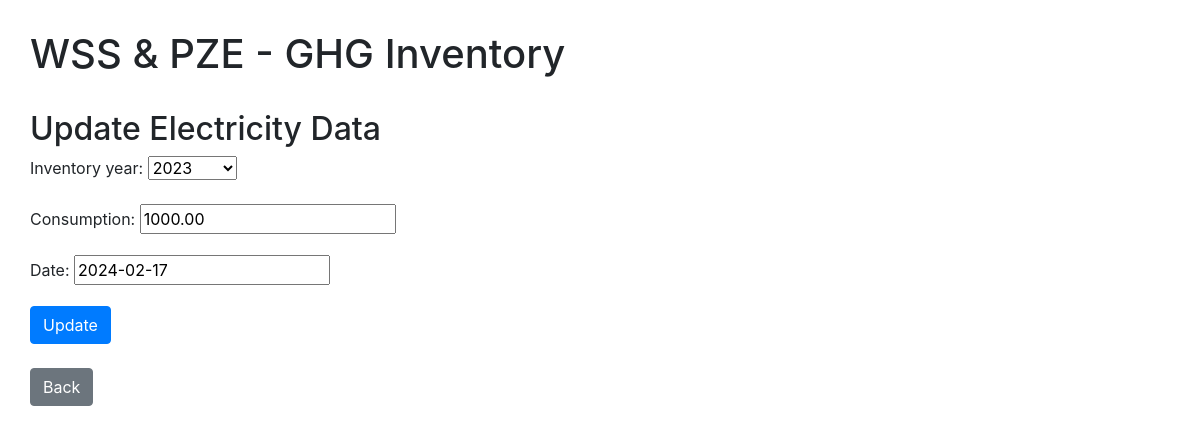
Screenshot of /ghg/scope2/update/1/ with the database file from the repository.
### ghg_inventory/models.py (models this page shows)
class Electricity(models.Model):
    inventory_year = models.ForeignKey(Inventory_Year, on_delete=models.CASCADE)
    consumption = models.DecimalField(max_digits=10, decimal_places=2)
    date = models.DateField()
    emission = models.FloatField()

### ghg_inventory/views.py (the view)
# urls.py: path('scope2/update/<int:pk>/', views.ElectricityUpdateView.as_view(), name='electricity_update'),
class ElectricityUpdateView(UpdateView):
    model = Electricity
    fields = ['inventory_year', 'consumption', 'date']
    template_name_suffix = '_update_form'
    success_url = reverse_lazy('scope2')

### ghg_inventory/models.py (called while the page is built)
    def __str__(self):
        return str(self.year)

### ghg_inventory/templates/ghg_inventory/electricity_update_form.html (shortened to what this page needs)
{% extends 'ghg_inventory/base.html' %}
{% block content %}
    <h2>Update Electricity Data</h2>
    <form method="POST">
    {{ form.as_p }}
    <button type="submit" class="btn btn-primary">Update</button>
    </form>
    <br>
    <a type="button" class="btn btn-secondary" href="{%url 'scope2'%}"> Back </a>
{% endblock %}

### rows the page displays
Electricity: inventory_year "2023", consumption "1000.00", date "2024-02-17"
